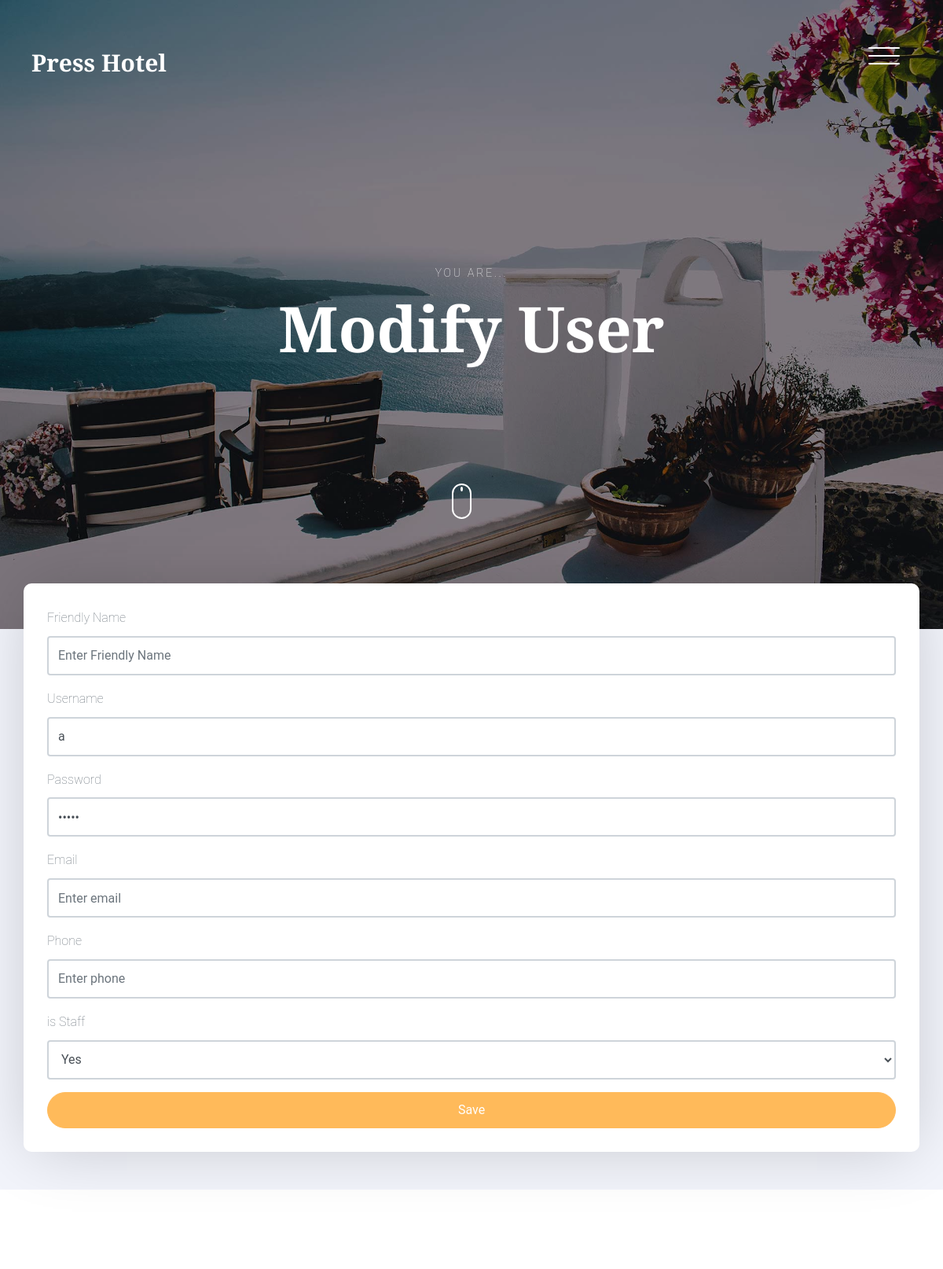
Page /users/2 (signed in, upper part) on the earlier database version.
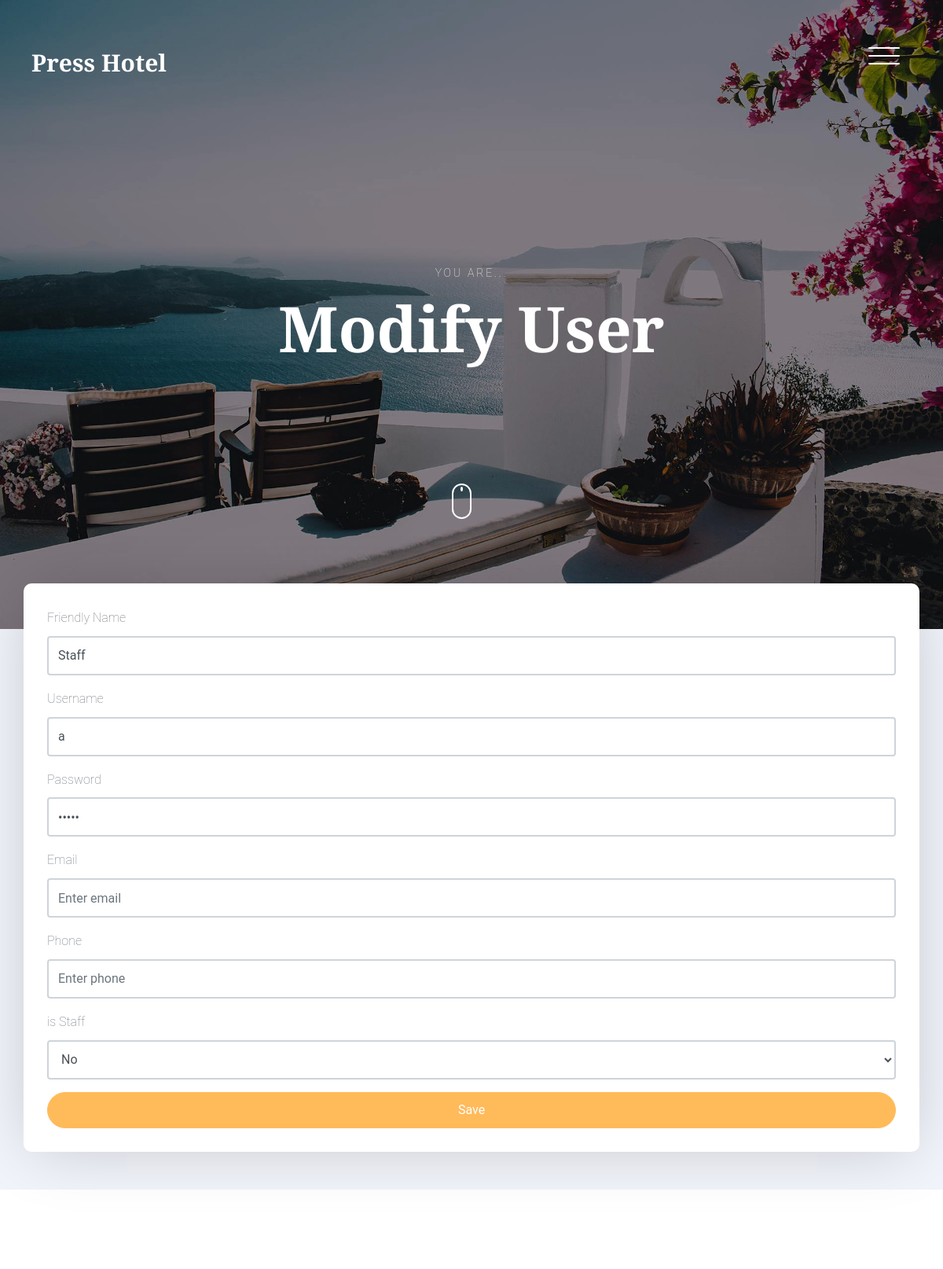
Same page on the later database version.
### model.py (models this page shows)
class User(Base):
    __tablename__ = 'users'
    id = Column(Integer, primary_key=True)
    username = Column(String(20), unique=True, nullable=False)
    password = Column(String(128), nullable=False)
    friendly_name = Column(String(50), nullable=False)
    phone_number = Column(String(20), nullable=False)
    email = Column(String(50), nullable=False)
    is_admin = Column(Integer, nullable=False, default=0)
    is_staff = Column(Integer, nullable=False, default=0)

### admin_route.py (the view)
@admin_route.route('/users/<int:user_id>')
def users(user_id):
    with app.app_context():
        if session.get('logged_in'):
            if session['is_admin'] or session['id'] == user_id:
                user = getUser(id = user_id)
                return render_template('admin_modify_user.html', user=user)
        return redirect(url_for('index'))

### controller.py (called while the page is built)
def getUser(username = None, id = None):
    if id:
        session = DBSession()
        user = session.query(User).get(id)
        session.close()
        return user
    session = DBSession()
    user = session.query(User).filter_by(username=username).first()
    session.close()
    return user

### templates/admin_modify_user.html (shortened to what this page needs)
{% extends "base.html" %}
{% block header %}
<header class="site-header js-site-header">
  <div class="container-fluid">
    <div class="row align-items-center">
      <div class="col-6 col-lg-4 site-logo" data-aos="fade"><a href="admin.html">Press Hotel</a></div>
      <div class="col-6 col-lg-8">
        <div class="site-menu-toggle js-site-menu-toggle"  data-aos="fade">
          <span></span>
          <span></span>
          <span></span>
        </div>
      </div>
    </div>
  </div>
</header>
<section class="site-hero overlay" style="background-image: url({{ url_for('static', filename='images/hero_4.jpg') }})" data-stellar-background-ratio="0.5">
  <div class="container">
    <div class="row site-hero-inner justify-content-center align-items-center">
      <div class="col-md-10 text-center" data-aos="fade-up">
        <span class="custom-caption text-uppercase text-white d-block  mb-3">You are...</span>
        <h1 class="heading">Modify User</h1>
      </div>
    </div>
  </div>
  <a class="mouse smoothscroll" href="#next">
    <div class="mouse-icon">
      <span class="mouse-wheel"></span>
    </div>
  </a>
</section>
{% endblock %}
{% block body %}
<section class="section bg-light pb-5"  id="add-room">
  <div class="container">
    <div class="row check-availabilty" id="next">
      <div class="block-32" data-aos="fade-up" data-aos-offset="-200">
        <form method="post" action="{{ url_for('admin_route.modify_user', user_id=user.id) }}">
            <div class="form-group">
                <label for="friendly_name">Friendly Name</label>
                <input type="text" class="form-control" id="friendly_name" name="friendly_name" placeholder="Enter Friendly Name" value="{{ user.friendly_name }}">
            </div>
            <div class="form-group">
                <label for="username">Username</label>
                <input type="text" class="form-control" id="username" name="username" placeholder="Enter username" value="{{ user.username }}">
            </div>
            <div class="form-group">
                <label for="password">Password</label>
                <input type="password" class="form-control" id="password" name="password" placeholder="Password" value="*****">
            </div>
            <div class="form-group">
                <label for="email">Email</label>
                <input type="email" class="form-control" id="email" name="email" placeholder="Enter email" value="{{ user.email }}">
            </div>
            <div class="form-group">
                <label for="phone_number">Phone</label>
                <input type="text" class="form-control" id="phone_number" name="phone_number" placeholder="Enter phone" value="{{ user.phone_number }}">
            </div>
            {% if session['is_admin'] %}
            <div class="form-group">
                <label for="role">is Staff</label>
                <select class="form-control" id="is_staff" name="is_staff">
                    <option value="0" {% if user.is_staff == 0 %} selected {% endif %}>No</option>
                    <option value="1" {% if user.is_staff == 1 %} selected {% endif %}>Yes</option>
                </select>
            </div>
            {% endif %}
            <button type="submit" class="btn btn-primary btn-block text-white">Save</button>
        </form>
      </div>
    </div>
  </div>
</section>
<section class="section">
</section>
{% endblock %}

Differences in the rows shown:
changed User: friendly_name (not shown) → "Staff"; is_staff "Yes" → "No"
